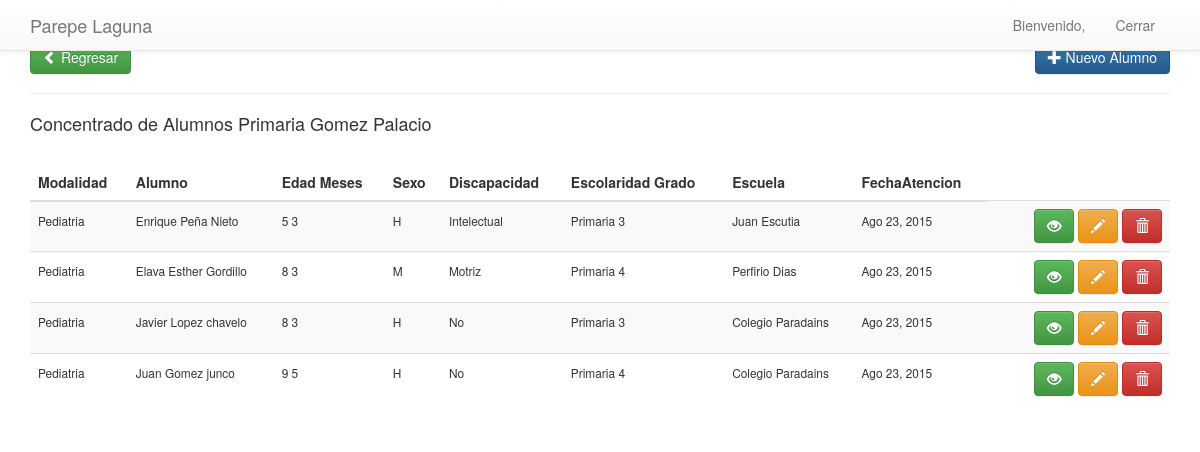
The page /lisPrimg/ on the database as committed earlier.
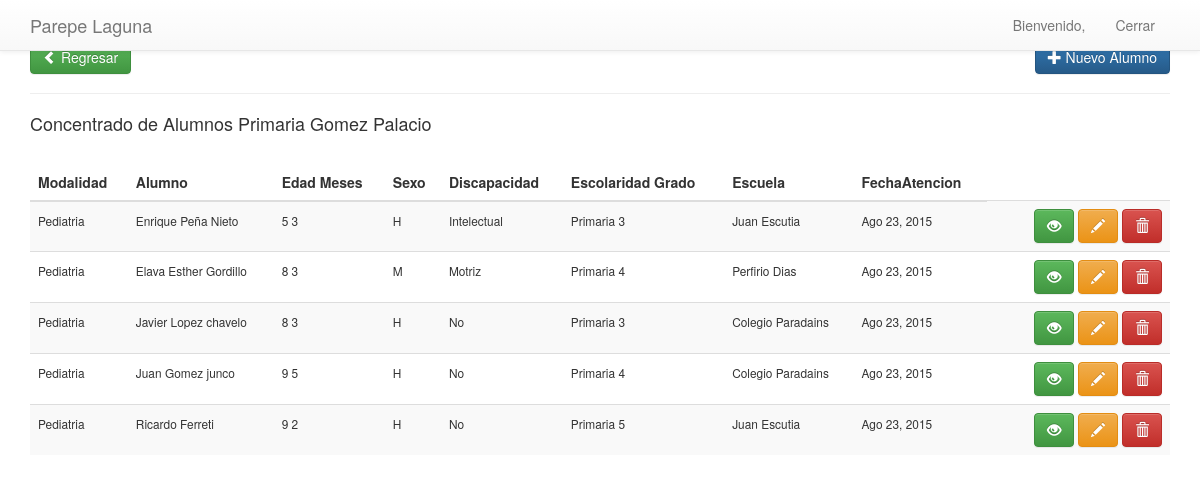
The same page on the database as committed later.
### apps/principal/models.py (models this page shows, shortened)
class TimeStampModel(models.Model):
    user     = models.ForeignKey(settings.AUTH_USER_MODEL,null=True,blank=True)
    fecha    = models.DateTimeField(auto_now_add=True)
    modified = models.DateTimeField(auto_now=True)
    class Meta:
        abstract = True

class Alumno(TimeStampModel):
    Opsexo = (
        ('H', 'Hombre'),
        ('M', 'Mujer'),
        )
    Op2 = (
        ('Si', 'Si'),
        ('No', 'No'),
        )
    opesc=(
        ('Preescolar','Preescolar'),
        ('Primaria' ,'Primaria'),
        ('Secundaria','Secundaria'),
        ('No Estudia y tiene edad escolar',  'No Estudia y tiene edad escolar'),
        ('Bachillerato', 'Bachillerato'),
        ('No Tiene Edad escolar',  'No Tiene Edad escolar'),
        ('Cam', 'Cam'),
        ('Cil', 'Cil'),
        )
    Disca=(
        ('No', 'No'),
        ('Motriz','Motriz'),
        ('Visual', 'Visual'),
        ('Auditiva', 'Auditiva'),
        ('Intelectual', 'Intelectual'),
        ('Otra', 'Otra'),
        )
    tp =(
            ('Pediatria','Pediatria'),
            ('ConsultaExt','Consulta Externa'),
            ('AtencionDom','Atencion Domiciliaria'),
        )
    at = (
            ('Pedagogia','Pedagogia'),
            ('Psicologia','Psicologia'),
        )
    folio = models.IntegerField()
    hospital = models.ForeignKey('Hospital')
    atencion = models.CharField(max_length=10,null=True,blank=True,choices=at)
    ciclo = models.ForeignKey('Cicloescolar',default=1)
    modalidad = models.CharField(max_length=25,null=True,default=True,choices=tp)
    nombre = models.CharField(max_length=180)
    edad = models.IntegerField()
    meses = models.IntegerField()
    sexo = models.CharField(max_length=1,choices=Opsexo)
    coloniaal = models.CharField(max_length=100)
    callenumal = models.CharField(max_length=100)
    localidadal = models.CharField(max_length=80)
    discapacidad = models.CharField(max_length=12,choices=Disca)
    grado = models.IntegerField()
    escolaridad = models.CharField(max_length=40,choices=opesc)
    escuela = models.CharField(max_length=100)
    coloniaesc = models.CharField(max_length=80)
    direccionesc = models.CharField(max_length=120, null=True,blank=True)
    localidadesc = models.CharField(max_length=100)
    especialidad = models.CharField(max_length=80)
    diagnostico = models.CharField(max_length=80)
    fechaatencion  = models.DateField()
    horainicio = models.TimeField()
    horafin = models.TimeField()
    tema = models.CharField(max_length=80)
    observacion = models.TextField()

### apps/principal/views.py (the view)
# urls.py: url(r'^lisPrimg/$',views.ListaAlumnosPrimagomez.as_view(),name='list_primgom'),
class ListaAlumnosPrimagomez(LoginRequiredMixin,GroupRequiredMixin,ListView): # Primaria Gomez Acumulado
	context_object_name = 'alumnos'
	template_name = 'principal/alumnosxx.html'
	model = Alumno
	group_required = ['gomez','super']
	def get_queryset(self):
		return super(ListaAlumnosPrimagomez,self).get_queryset().filter(escolaridad='Primaria',hospital=1,ciclo__status=True)
	def get_context_data(self, **kwargs): #para saber si  ya  existe el alumo para la foto
		context = super(ListaAlumnosPrimagomez, self).get_context_data(**kwargs)
		context['hospital'] = "Concentrado de Alumnos Primaria Gomez Palacio"
		return context

### apps/principal/templates/principal/alumnosxx.html (shortened to what this page needs)
{% extends "principal/base_principal.html" %}
{% block content %}
{% include "principal/navbar.html" %}
<div class="container">
        <div class="page-header">
            <br>
          <h4>
           <a href="/" class="btn btn-success">
                            <span class="glyphicon glyphicon-chevron-left"></span> Regresar
            </a>
            <a class="btn btn-primary pull-right" href="/addalumno">
                    <span class="glyphicon glyphicon-plus"></span> Nuevo Alumno
                </a>
          </h4>
        </div>
          <div class="row">
            <div class="col-md-12">
                <table class="table table-striped table-hover">
                <thead>
                    <tr>
                        <th>Modalidad</th>
                        <th>Alumno</th>
                        <th>Edad Meses</th>
                        <th>Sexo</th>
                        <th>Discapacidad</th>
                        <th>Escolaridad Grado</th>
                        <th>Escuela</th>
                        <th>FechaAtencion</th>
                    </tr>
                    </thead>
                    <tbody>
                        <h4><p>{{hospital}}</p></h4>
                         <br>
                        {%for a in alumnos%}
                        <tr>
                             <td>
                                 <small>{{a.modalidad}}</small>
                            </td>
                            <td>
                                <small>{{a.nombre}}</small>
                            </td>
                            <td>
                               <small>{{a.edad}} {{a.meses}}</small>
                            </td>
                            <td>
                                <small>{{a.sexo}}</small>
                            </td>
                            <td>
                                <small>{{a.discapacidad}}</small>
                            </td>
                            <td>
                                <small>{{a.escolaridad}} {{a.grado}}</small>
                            </td>
                            <td>
                                <small>{{a.escuela}}</small>
                            </td>
                            <td>
                                <small>{{a.fechaatencion|date:"M d, Y"}}</small>
                            </td>
                            <td>
                                <td class="text-right">
                                <a href="#" class="btn btn-success"><span class="glyphicon glyphicon-eye-open"></span></a>
                                <a href="{% url 'principal_app:alumno_update' a.id %}"  class="btn btn-warning"><span class="glyphicon glyphicon-pencil"></span></a>
                                <a href="#" class="btn btn-danger"><span class="glyphicon glyphicon-trash"></span></a>
                            </td>
                        </tr>
                        {%endfor%}
                        </tbody>
                </table>
            </div>
        </div>
    </div>
{%endblock%}

Rows that differ between the two databases and show on the page:
added Alumno: modalidad "Pediatria", nombre "Ricardo Ferreti", edad "9", meses "2", sexo "H", discapacidad "No", escolaridad "Primaria", grado "5", escuela "Juan Escutia", fechaatencion "Ago 23, 2015"
